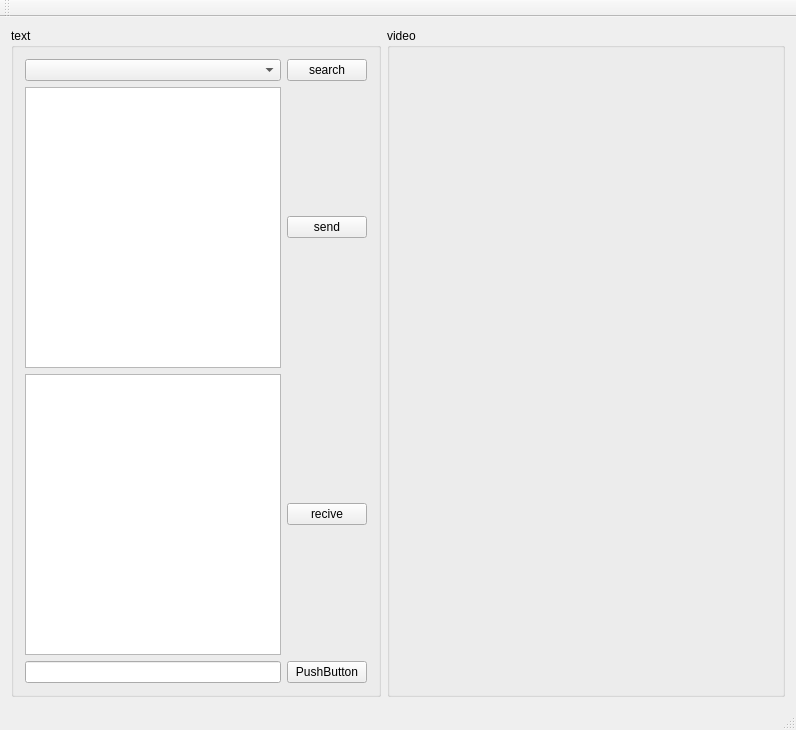
<?xml version="1.0" encoding="UTF-8"?>
<ui version="4.0">
 <class>MainWindow</class>
 <widget class="QMainWindow" name="MainWindow">
  <property name="geometry">
   <rect>
    <x>0</x>
    <y>0</y>
    <width>796</width>
    <height>730</height>
   </rect>
  </property>
  <property name="windowTitle">
   <string>MainWindow</string>
  </property>
  <widget class="QWidget" name="centralWidget">
   <layout class="QFormLayout" name="formLayout">
    <item row="0" column="0">
     <widget class="QGroupBox" name="groupBox_text">
      <property name="title">
       <string>text</string>
      </property>
      <layout class="QGridLayout" name="gridLayout">
       <item row="0" column="0">
        <widget class="QComboBox" name="comboBox_search"/>
       </item>
       <item row="0" column="1">
        <widget class="QPushButton" name="pushButton_search">
         <property name="text">
          <string>search</string>
         </property>
        </widget>
       </item>
       <item row="3" column="0">
        <widget class="QLineEdit" name="lineEdit"/>
       </item>
       <item row="3" column="1">
        <widget class="QPushButton" name="pushButton_4">
         <property name="text">
          <string>PushButton</string>
         </property>
        </widget>
       </item>
       <item row="2" column="1">
        <widget class="QPushButton" name="pushButton_recive">
         <property name="text">
          <string>recive</string>
         </property>
        </widget>
       </item>
       <item row="1" column="1">
        <widget class="QPushButton" name="pushButton_send">
         <property name="text">
          <string>send</string>
         </property>
        </widget>
       </item>
       <item row="2" column="0">
        <widget class="QPlainTextEdit" name="plainTextEdit_recive"/>
       </item>
       <item row="1" column="0">
        <widget class="QPlainTextEdit" name="plainTextEdit_send"/>
       </item>
      </layout>
     </widget>
    </item>
    <item row="0" column="1">
     <widget class="QGroupBox" name="groupBox_video">
      <property name="title">
       <string>video</string>
      </property>
      <zorder>groupBox_text</zorder>
     </widget>
    </item>
   </layout>
  </widget>
  <widget class="QMenuBar" name="menuBar">
   <property name="geometry">
    <rect>
     <x>0</x>
     <y>0</y>
     <width>796</width>
     <height>19</height>
    </rect>
   </property>
  </widget>
  <widget class="QToolBar" name="mainToolBar">
   <attribute name="toolBarArea">
    <enum>TopToolBarArea</enum>
   </attribute>
   <attribute name="toolBarBreak">
    <bool>false</bool>
   </attribute>
  </widget>
  <widget class="QStatusBar" name="statusBar"/>
 </widget>
 <layoutdefault spacing="6" margin="11"/>
 <resources/>
 <connections/>
</ui>
